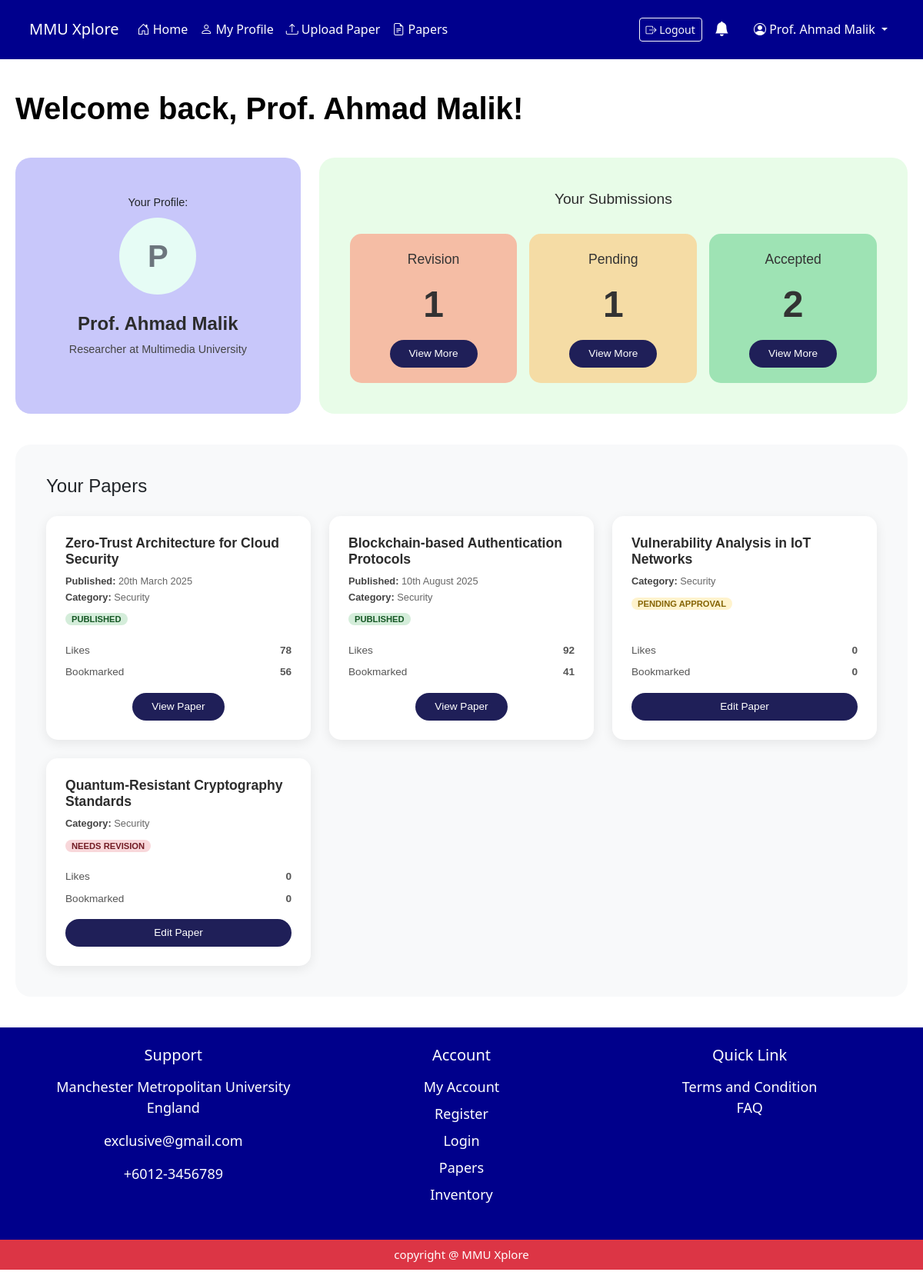
Before: /researcher/researcher_home/3/ with the older database file.
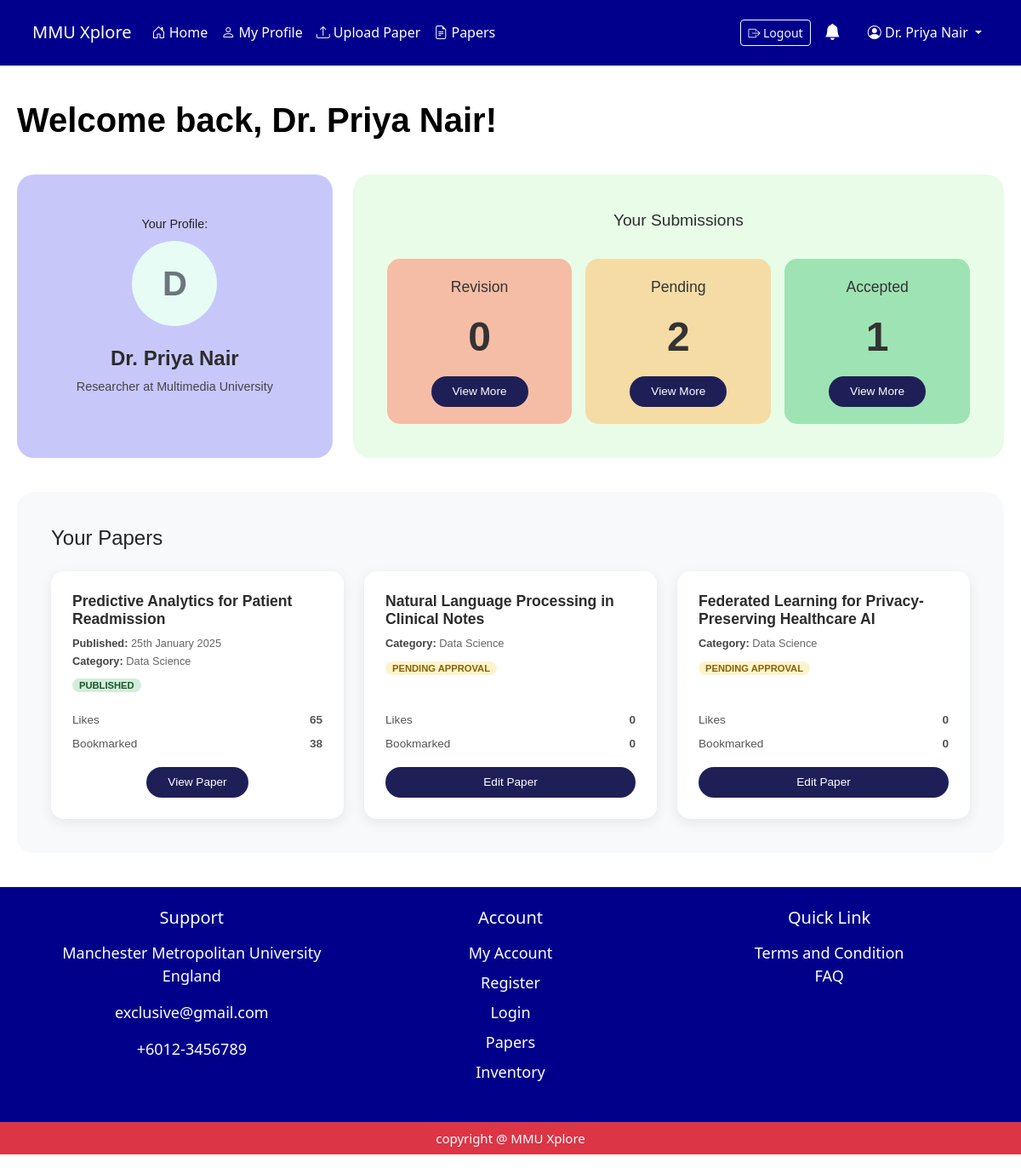
After: the same page with the newer database file.
### myapp/models.py (models this page shows, shortened)
class Researcher(models.Model):
     researcher_id = models.AutoField(primary_key=True)
     user_id = models.ForeignKey(User, on_delete=models.CASCADE)
     bio_description = models.TextField(blank=True)
     OCRID = models.CharField(max_length=50, blank=True)
     google_scholar_id = models.CharField(max_length=50, blank=True)
     publications = models.TextField(blank=True)

class User(models.Model):
     user_id = models.AutoField(primary_key=True)
     fullname = models.CharField(max_length=150 , default='unknown' , blank=True)
     university_id = models.CharField(max_length=50, unique=True , default='0000')
     email = models.EmailField(unique=True , default='unknown@example.com')
     password = models.CharField(max_length=250 , default='password')
     role = models.CharField(max_length=50, default='student')
     avatar = models.FileField(upload_to='profile/', blank=True, null=True)
     date_joined = models.DateTimeField(auto_now_add=True )

class ResearchPaper(models.Model):
    PAPER_STATUS_CHOICES = [
        ('pending', 'Pending'),
        ('approved', 'Approved'),
        ('rejected', 'Rejected'),
    ]
    paper_id = models.AutoField(primary_key=True)
    researcher_id = models.ForeignKey(Researcher, on_delete=models.CASCADE)
    prog_coor_id = models.ForeignKey(ProgrammeCoordinator, on_delete=models.SET_NULL, null=True, blank=True)
    paper_title = models.CharField(max_length=250)
    paper_category = models.CharField(max_length=100)
    paper_desc = models.TextField()
    paper_doi = models.CharField(max_length=100, blank=True, verbose_name="DOI")
    paper_pdf = models.FileField(upload_to='research_papers/')
    paper_status = models.CharField(max_length=20, choices=PAPER_STATUS_CHOICES, default='Pending')
    paper_coauthor = models.ManyToManyField(User, related_name='coauthored_papers', blank=True)
    total_bookmarked = models.IntegerField(default=0)
    total_likes = models.IntegerField(default=0)
    published_date = models.DateField(null=True, blank=True)
    last_updated = models.DateTimeField(auto_now=True)

### myapp/views.py (the view, shortened to what this page needs)
# urls.py: path('researcher/researcher_home/<int:researcher_id>/', views.researcher_home, name='researcher_home'),
def researcher_home(request, researcher_id):
    researcher = Researcher.objects.get(researcher_id=researcher_id)
    all_papers = ResearchPaper.objects.filter(researcher_id=researcher)
    pending_count = all_papers.filter(paper_status='pending').count()
    revision_count = all_papers.filter(paper_status='rejected').count()
    approved_count = all_papers.filter(paper_status='approved').count()
    pending_papers = all_papers.filter(paper_status='pending')
    papers = all_papers  # All papers for the "Your Papers" section
    context = {
        'researcher': researcher,
        'pending_count': pending_count,
        'revision_count': revision_count,
        'approved_count': approved_count,
        'pending_papers': pending_papers,
        'papers': papers
    }
    return render(request, 'researcher/researcher_home.html', context)

### myapp/views.py (called while the page is built)
def notification_context(request):
    user_name = request.session.get('user_name', 'Guest')
    user_id = request.session.get('user_id')
    read_ids = request.session.get('read_notifications', [])
    notifications = [] # This will essentially be "unread_notifications" for the navbar
    if user_id:
        all_notifs = Notification.objects.filter(user_id_id=user_id).order_by('-created_at')
        notifications = [n for n in all_notifs if n.notify_id not in read_ids]
    elif user_name != 'Guest':
         user = User.objects.filter(fullname=user_name).first()
         if user:
             all_notifs = Notification.objects.filter(user_id=user).order_by('-created_at')
             notifications = [n for n in all_notifs if n.notify_id not in read_ids]
    return {'notifications': notifications}

### myapp/templates/researcher/researcher_home.html (shortened to what the changed rows need)
{% extends "researcher/base.html" %}
{% block content %}
<div class="dashboard-container">
    <h1>Welcome back, {{ researcher.user_id.fullname|default:"Researcher" }}!</h1>
    <div class="row g-4">
        <div class="col-md-4">
            <div class="card-profile">
                <div class="profile-header">
                    <p class="mb-2 text-start w-100" style="font-size: 0.9rem;">Your Profile:</p>
                </div>
                <div class="profile-initials">
                    {{ researcher.user_id.fullname|slice:":1"|upper }}
                </div>
                <div class="profile-name">{{ researcher.user_id.fullname }}</div>
                <div class="profile-role">Researcher at Multimedia University</div>
            </div>
        </div>
        <div class="col-md-8">
            <div class="card-submissions">
                <div class="row g-3">
                    <div class="col-md-4">
                        <div class="status-card status-revision">
                            <div class="status-label">Revision</div>
                            <div class="status-count">{{ revision_count }}</div>
                            <div><button class="btn-dark-blue btn-sm" data-bs-toggle="modal"
                                    data-bs-target="#revisionModal">View More</button></div>
                        </div>
                    </div>
                    <div class="col-md-4">
                        <div class="status-card status-pending">
                            <div class="status-label">Pending</div>
                            <div class="status-count">{{ pending_count }}</div>
                            <div><button class="btn-dark-blue btn-sm" data-bs-toggle="modal"
                                    data-bs-target="#pendingModal">View More</button></div>
                        </div>
                    </div>
                    <div class="col-md-4">
                        <div class="status-card status-accepted">
                            <div class="status-label">Accepted</div>
                            <div class="status-count">{{ approved_count }}</div>
                            <div><button class="btn-dark-blue btn-sm" data-bs-toggle="modal"
                                    data-bs-target="#acceptedModal">View More</button></div>
                        </div>
                    </div>
                </div>
            </div>
        </div>
    </div>
    <div class="engagements-section">
        <h4 class="mb-4">Your Papers</h4>
        <div class="row g-4">
            {% for paper in papers %}
            <div class="col-md-4">
                <div class="paper-card">
                    <div class="paper-header">
                        <div class="paper-info">
                            <h5>{{ paper.paper_title }}</h5>
                            <div class="paper-meta">
                                {% if paper.published_date %}
                                <strong>Published:</strong> {{ paper.published_date|date:"jS F Y" }}
                                <br>
                                {% endif %}
                                <strong>Category:</strong> {{ paper.paper_category|default:"Uncategorized" }}
                                <br>
                                <div class="mt-2">
                                    {% if paper.paper_status == 'pending' %}
                                    <span class="status-badge badge-pending">Pending Approval</span>
                                    {% elif paper.paper_status == 'rejected' %}
                                    <span class="status-badge badge-revision">Needs Revision</span>
                                    {% elif paper.paper_status == 'approved' %}
                                    <span class="status-badge badge-published">Published</span>
                                    {% endif %}
                                </div>
                            </div>
                        </div>
                    </div>
                    <div class="mt-auto">
                        <div class="stat-row">
                            <span>Likes</span>
                            <strong>{{ paper.total_likes }}</strong>
                        </div>
                        <div class="stat-row">
                            <span>Bookmarked</span>
                            <strong>{{ paper.total_bookmarked }}</strong>
                        </div>
                        <div class="text-center mt-3">
                            {% if paper.paper_status != 'approved' %}
                            <button type="button" class="btn-dark-blue w-100"
                                onclick="openEditModal('{{ paper.paper_id }}', '{{ paper.paper_title|escapejs }}', '{{ paper.paper_desc|escapejs }}', '{{ paper.paper_category|escapejs }}', '{{ paper.paper_doi|escapejs }}')">
                                Edit Paper
                            </button>
                            {% else %}
                            <a href="{% url 'view_research_paper' paper.paper_id %}" class="btn-dark-blue btn-sm">
                                View Paper
                            </a>
                            {% endif %}
                        </div>
                    </div>
                </div>
            </div>
        {% endfor %}
    </div>
</div>
</div>
</div>
{% endblock %}

### myapp/templates/components/researcher_navbar.html (shortened to what this page needs)
<nav class="navbar navbar-expand-lg" style="background-color: rgb(0, 0, 141);">
    <div class="container p-2">
        <a class="navbar-brand text-white" href="{% url 'researcher_home' researcher_id=researcher.researcher_id %}">MMU
            Xplore</a>
        <div class="collapse navbar-collapse" id="researcherNavbar">
            <ul class="navbar-nav me-auto mb-2 mb-lg-0">
                <li class="nav-item">
                    <a class="nav-link text-white"
                        href="{% url 'researcher_home' researcher_id=researcher.researcher_id %}">
                        <i class="bi bi-house-door"></i> Home
                    </a>
                </li>
                <li class="nav-item">
                    <a class="nav-link text-white"
                        href="{% url 'researcher_profile' researcher_id=researcher.researcher_id %}">
                        <i class="bi bi-person"></i> My Profile
                    </a>
                </li>
                <li class="nav-item">
                    <a class="nav-link text-white"
                        href="{% url 'researcher_upload_page' researcher_id=researcher.researcher_id %}">
                        <i class="bi bi-upload"></i> Upload Paper
                    </a>
                </li>
                <li class="nav-item">
                    <a class="nav-link text-white" href="{% url 'researchpaper' %}">
                        <i class="bi bi-file-earmark-text"></i> Papers
                    </a>
                </li>
            </ul>
            <ul class="navbar-nav align-items-center">
                <li class="nav-item me-2">
                    <a class="btn btn-outline-light btn-sm" href="{% url 'logout' %}">
                        <i class="bi bi-box-arrow-right"></i> Logout
                    </a>
                </li>
                <li class="nav-item me-3">
                    <a class="nav-link text-white position-relative" href="#" data-bs-toggle="offcanvas"
                        data-bs-target="#notificationOffcanvas" aria-controls="notificationOffcanvas">
                        <i class="bi bi-bell-fill" style="font-size: 1.2rem;"></i>
                    </a>
                </li>
                <li class="nav-item dropdown">
                    <a class="nav-link dropdown-toggle text-white" href="#" role="button" data-bs-toggle="dropdown">
                        <i class="bi bi-person-circle"></i> {{ researcher.user_id.fullname }}
                    </a>
                </li>
            </ul>
        </div>
    </div>
</nav>

Changed rows visible on the page:
removed ResearchPaper: paper_title "Zero-Trust Architecture for Cloud Security", published_date "20th March 2025", paper_category "Security", paper_status "PUBLISHED", total_likes "78", total_bookmarked "56"
removed ResearchPaper: paper_title "Blockchain-based Authentication Protocols", published_date "10th August 2025", paper_category "Security", paper_status "PUBLISHED", total_likes "92", total_bookmarked "41"
removed ResearchPaper: paper_title "Vulnerability Analysis in IoT Networks", paper_category "Security", paper_status "PENDING APPROVAL", total_likes "0", total_bookmarked "0"
removed ResearchPaper: paper_title "Quantum-Resistant Cryptography Standards", paper_category "Security", paper_status "NEEDS REVISION", total_likes "0", total_bookmarked "0"
changed Researcher: user_id.fullname "Prof. Ahmad Malik" → "Dr. Priya Nair"; user_id.fullname "P" → "D"
now on this page (row edited): ResearchPaper: paper_title "Predictive Analytics for Patient Readmission", published_date "25th January 2025", paper_category "Data Science", paper_status "PUBLISHED", total_likes "65", total_bookmarked "38"
now on this page (row edited): ResearchPaper: paper_title "Natural Language Processing in Clinical Notes", paper_category "Data Science", paper_status "PENDING APPROVAL", total_likes "0", total_bookmarked "0"
now on this page (row edited): ResearchPaper: paper_title "Federated Learning for Privacy-Preserving Healthcare AI", paper_category "Data Science", paper_status "PENDING APPROVAL", total_likes "0", total_bookmarked "0"
Other visible differences:
{{ revision_count }}: "1" → "0"
{{ pending_count }}: "1" → "2"
{{ approved_count }}: "2" → "1"
